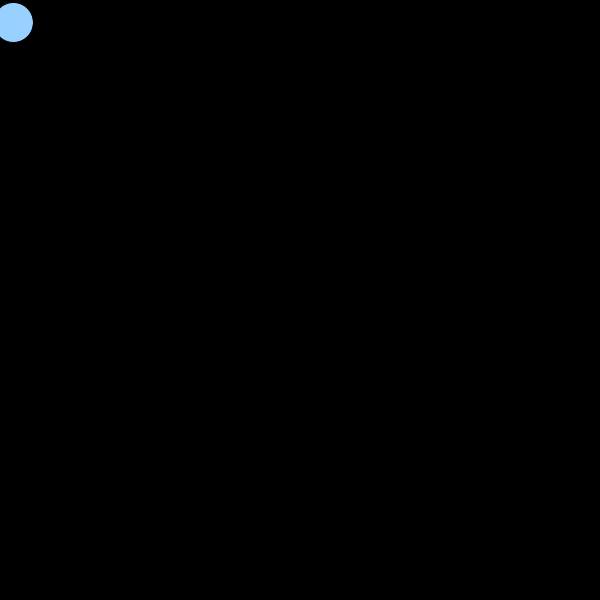
Frame 1 (no input)
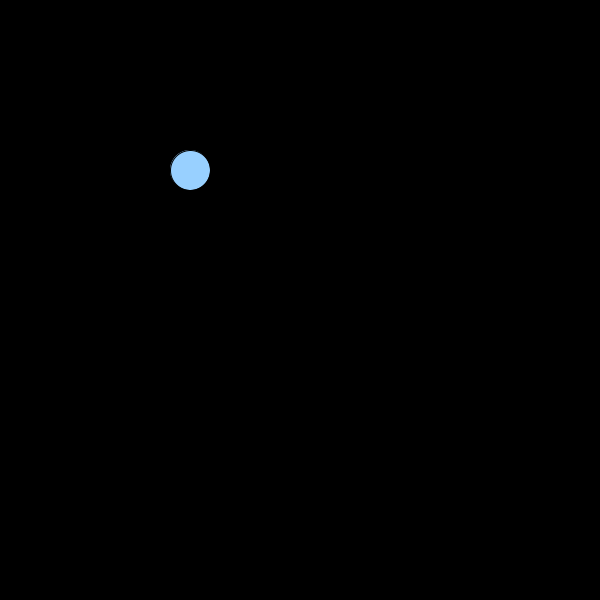
Frame 60 (the mouse pressed at the canvas centre just before this capture)
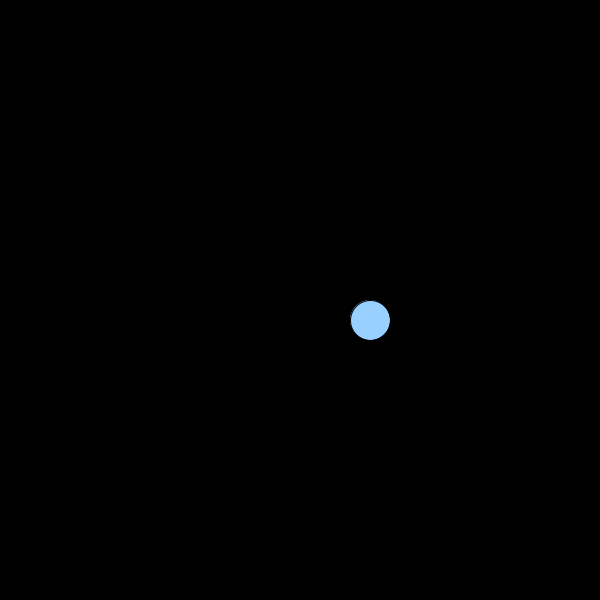
Frame 120 (the mouse held since frame 60 and released just before this capture)

The Processing sketch that drew these frames (run headless with seeded random() and noise(); from frame 60 on, the mouse is pressed at the canvas centre):

// Processing sketch: bouncing_ball
// ── bouncing_ball.pde
float x = 10;
float y = 20;
float speedX = 3;
float speedY = 2.5;

void setup() {

  size(600, 600);
}

void draw() {
  background(0);
  move();
  bounce();
  render();
}

void move(){
  x += speedX;
  y += speedY;
}

void bounce(){
  
  if (x >= width || x<= 0) {
    speedX *= -1;
  }

  if (x >= height || y<= 0) {
    speedY *= -1;
  }
  
}

void render(){
   fill(152, 208, 255);
  ellipse(x, y, 40, 40);
}
